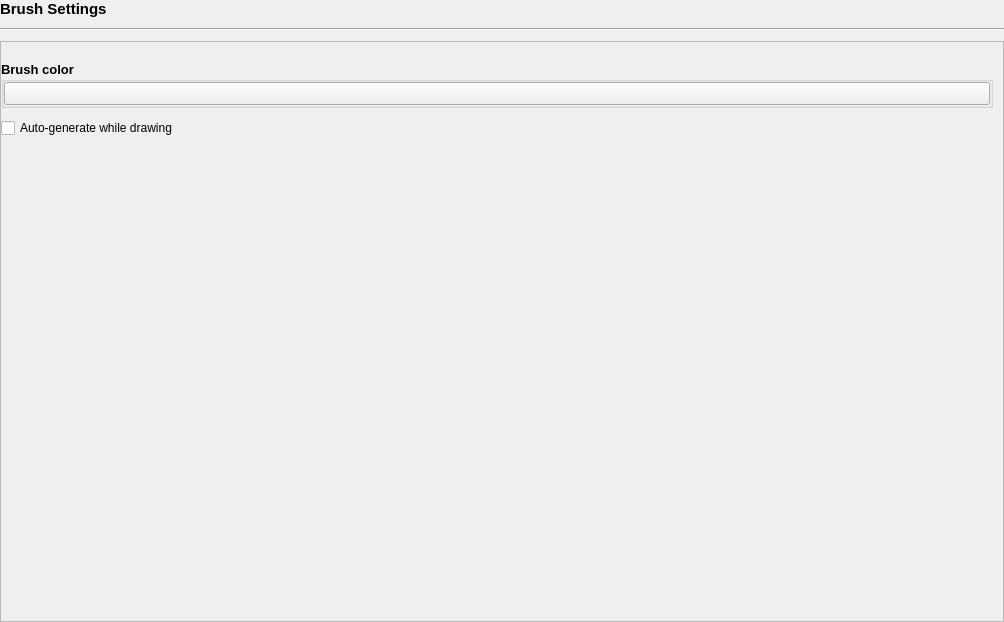
<?xml version="1.0" encoding="UTF-8"?>
<ui version="4.0">
 <class>brush_widget</class>
 <widget class="QWidget" name="brush_widget">
  <property name="geometry">
   <rect>
    <x>0</x>
    <y>0</y>
    <width>1004</width>
    <height>622</height>
   </rect>
  </property>
  <property name="windowTitle">
   <string>Form</string>
  </property>
  <layout class="QGridLayout" name="gridLayout_2">
   <property name="leftMargin">
    <number>0</number>
   </property>
   <property name="topMargin">
    <number>0</number>
   </property>
   <property name="rightMargin">
    <number>0</number>
   </property>
   <property name="bottomMargin">
    <number>0</number>
   </property>
   <property name="horizontalSpacing">
    <number>0</number>
   </property>
   <property name="verticalSpacing">
    <number>10</number>
   </property>
   <item row="2" column="0">
    <widget class="QScrollArea" name="scrollArea">
     <property name="widgetResizable">
      <bool>true</bool>
     </property>
     <widget class="QWidget" name="scrollAreaWidgetContents">
      <property name="geometry">
       <rect>
        <x>0</x>
        <y>0</y>
        <width>1002</width>
        <height>579</height>
       </rect>
      </property>
      <layout class="QGridLayout" name="gridLayout">
       <property name="leftMargin">
        <number>0</number>
       </property>
       <property name="topMargin">
        <number>0</number>
       </property>
       <property name="rightMargin">
        <number>10</number>
       </property>
       <property name="bottomMargin">
        <number>0</number>
       </property>
       <property name="horizontalSpacing">
        <number>0</number>
       </property>
       <property name="verticalSpacing">
        <number>10</number>
       </property>
       <item row="0" column="0">
        <widget class="QWidget" name="widget_2" native="true">
         <property name="minimumSize">
          <size>
           <width>0</width>
           <height>0</height>
          </size>
         </property>
         <property name="styleSheet">
          <string notr="true"/>
         </property>
         <layout class="QHBoxLayout" name="horizontalLayout_2">
          <property name="leftMargin">
           <number>0</number>
          </property>
          <property name="topMargin">
           <number>0</number>
          </property>
          <property name="rightMargin">
           <number>0</number>
          </property>
         </layout>
        </widget>
       </item>
       <item row="3" column="0">
        <widget class="QCheckBox" name="toggle_auto_generate_while_drawing">
         <property name="text">
          <string>Auto-generate while drawing</string>
         </property>
        </widget>
       </item>
       <item row="4" column="0">
        <spacer name="verticalSpacer">
         <property name="orientation">
          <enum>Qt::Orientation::Vertical</enum>
         </property>
         <property name="sizeHint" stdset="0">
          <size>
           <width>20</width>
           <height>40</height>
          </size>
         </property>
        </spacer>
       </item>
       <item row="2" column="0">
        <widget class="QGroupBox" name="groupBox_4">
         <property name="minimumSize">
          <size>
           <width>0</width>
           <height>0</height>
          </size>
         </property>
         <property name="font">
          <font>
           <pointsize>10</pointsize>
           <bold>true</bold>
          </font>
         </property>
         <property name="title">
          <string>Brush color</string>
         </property>
         <layout class="QGridLayout" name="gridLayout_3">
          <property name="leftMargin">
           <number>0</number>
          </property>
          <property name="topMargin">
           <number>0</number>
          </property>
          <property name="rightMargin">
           <number>0</number>
          </property>
          <property name="bottomMargin">
           <number>0</number>
          </property>
          <property name="spacing">
           <number>0</number>
          </property>
          <item row="0" column="0">
           <widget class="QToolButton" name="primary_color_button">
            <property name="sizePolicy">
             <sizepolicy hsizetype="MinimumExpanding" vsizetype="Preferred">
              <horstretch>0</horstretch>
              <verstretch>0</verstretch>
             </sizepolicy>
            </property>
            <property name="font">
             <font>
              <pointsize>10</pointsize>
              <bold>true</bold>
             </font>
            </property>
            <property name="text">
             <string/>
            </property>
           </widget>
          </item>
         </layout>
        </widget>
       </item>
      </layout>
     </widget>
    </widget>
   </item>
   <item row="0" column="0">
    <widget class="QLabel" name="label">
     <property name="sizePolicy">
      <sizepolicy hsizetype="Preferred" vsizetype="Minimum">
       <horstretch>0</horstretch>
       <verstretch>0</verstretch>
      </sizepolicy>
     </property>
     <property name="font">
      <font>
       <pointsize>11</pointsize>
       <bold>true</bold>
      </font>
     </property>
     <property name="text">
      <string>Brush Settings</string>
     </property>
    </widget>
   </item>
   <item row="1" column="0">
    <widget class="Line" name="line">
     <property name="orientation">
      <enum>Qt::Orientation::Horizontal</enum>
     </property>
    </widget>
   </item>
  </layout>
 </widget>
 <resources/>
 <connections>
  <connection>
   <sender>primary_color_button</sender>
   <signal>clicked()</signal>
   <receiver>brush_widget</receiver>
   <slot>color_button_clicked()</slot>
   <hints>
    <hint type="sourcelabel">
     <x>255</x>
     <y>155</y>
    </hint>
    <hint type="destinationlabel">
     <x>144</x>
     <y>-8</y>
    </hint>
   </hints>
  </connection>
  <connection>
   <sender>toggle_auto_generate_while_drawing</sender>
   <signal>toggled(bool)</signal>
   <receiver>brush_widget</receiver>
   <slot>toggle_auto_generate_while_drawing(bool)</slot>
   <hints>
    <hint type="sourcelabel">
     <x>162</x>
     <y>185</y>
    </hint>
    <hint type="destinationlabel">
     <x>340</x>
     <y>0</y>
    </hint>
   </hints>
  </connection>
 </connections>
 <slots>
  <slot>color_button_clicked()</slot>
  <slot>toggle_auto_generate_while_drawing(bool)</slot>
 </slots>
</ui>
